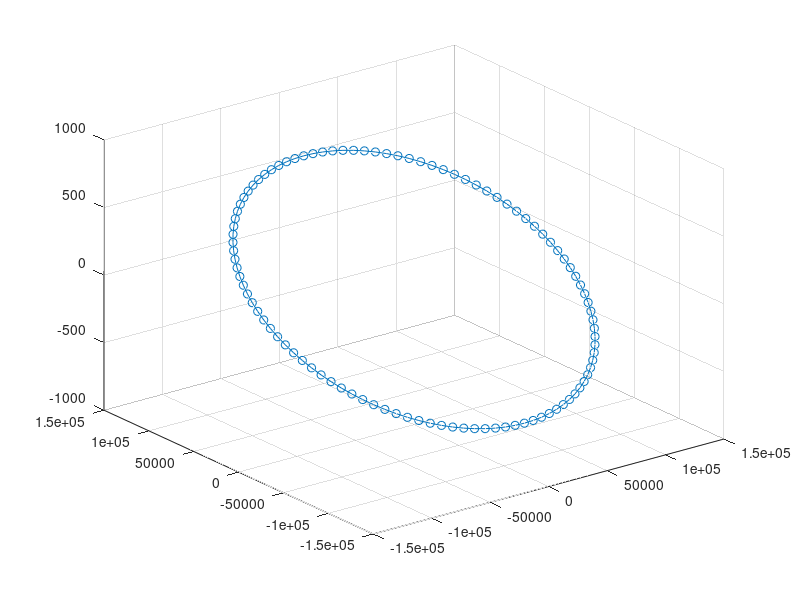

This chart was generated by the following MATLAB code:
clear all
Signal=[       122863.000000             0.000001             0.000000;
       122620.480772          7715.761558            38.572998;
       121893.880505         15401.062837            76.993766;
       120686.067670         23025.563812           115.110675;
       119001.810471         30559.164483           152.773295;
       116847.758017         37972.123707           189.832988;
       114232.414074         45235.176610           226.143497;
       111166.103495         52319.650116           261.561521;
       107660.931459         59197.576146           295.947282;
       103730.735681         65841.802028           329.165073;
        99391.031784         72226.097695           361.083800;
        94658.952050         78325.259226           391.577494;
        89553.177778         84115.208357           420.525811;
        84093.865540         89573.087530           447.814505;
        78302.567605         94677.350135           473.335879;
        72202.146854         99407.845568           496.989212;
        65816.686523        103745.898781           518.681156;
        59171.395129        107674.384013           538.326103;
        52292.506946        111177.792391           555.846522;
        45207.178445        114242.293163           571.173268;
        37943.381079        116855.788295           584.245855;
        30529.790863        119007.960233           595.012690;
        22995.675163        120690.312633           603.431282;
        15370.777154        121896.203907           609.468406;
         7685.198403        122620.873438           613.100236;
          -30.719968        122861.460375           614.312440;
        -7746.517063        122617.014931           613.100234;
       -15431.732464        121888.502126           609.468400;
       -23056.026484        120678.797982           603.431273;
       -30589.299940        118992.678170           595.012679;
       -38001.812983        116836.799151           584.245841;
       -45264.302496        114219.671903           571.173252;
       -52348.097631        111151.628319           555.846502;
       -59225.232987        107644.780420           538.326080;
       -65868.559014        103712.972536           518.681132;
       -72251.849195         99371.726657           496.989185;
       -78349.903581         94638.181148           473.335849;
       -84138.648278         89531.023099           447.814473;
       -89595.230485         84070.414543           420.525778;
       -94698.108711         78277.912866           391.577459;
       -99427.137817         72176.385703           361.083763;
      -103763.648544         65789.920658           329.165034;
      -107690.521220         59143.730214           295.947241;
      -111192.253339         52264.052195           261.561480;
      -114255.020767         45178.046190           226.143455;
      -116866.732313         37913.686328           189.832945;
      -119017.077463         30499.650843           152.773250;
      -120697.567086         22965.208859           115.110630;
      -121901.566948         15340.104841            76.993721;
      -122624.323898          7654.441168            38.572952;
      -122862.984638           -61.440703            -0.000046;
      -122616.606981         -7777.080018           -38.573044;
      -121886.163578        -15462.016982           -76.993812;
      -120674.538073        -23085.913006          -115.110721;
      -118986.513720        -30618.670481          -152.773340;
      -116828.754501        -38030.551590          -189.833032;
      -114209.778814        -45292.295717          -226.143540;
      -111139.925851        -52375.234952          -261.561563;
      -107631.314775        -59251.407273          -295.947322;
      -103697.796878        -65893.666933          -329.165112;
       -99354.900898        -72275.791625          -361.083837;
       -94619.771718        -78372.585999          -391.577530;
       -89511.102676        -84159.981136          -420.525845;
       -84049.061772        -89615.129562          -447.814536;
       -78255.212047        -94716.495446          -473.335908;
       -72152.426457        -99443.939620          -496.989239;
       -65764.797573       -103778.799082          -518.681181;
       -59117.542473       -107703.960679          -538.326125;
       -52236.903184       -111203.928660          -555.846541;
       -45150.043087       -114264.885854          -571.173285;
       -37884.939687       -116874.748216          -584.245869;
       -30470.274151       -119023.212534          -595.012702;
       -22935.318091       -120701.797102          -603.431291;
       -15309.818000       -121903.875205          -609.468412;
        -7623.877821       -122624.701280          -613.100239;
           92.159898       -122861.429651          -614.312440;
         7807.833787       -122613.125760          -613.100231;
        15492.683916       -121880.769863          -609.468394;
        23116.372039       -120667.253153          -603.431265;
        30648.801369       -118977.366350          -595.012667;
        38060.235382       -116817.780789          -584.245827;
        45321.415228       -114197.022080          -571.173235;
        52403.675226       -111125.436451          -555.846483;
        59279.056035       -107615.149908          -538.326058;
        65920.415033       -103680.020355          -518.681107;
        72301.533467        -99335.582895          -496.989158;
        78397.219963        -94598.988495          -473.335820;
        84183.409976        -89488.936278          -447.814442;
        89637.260787        -84025.599705          -420.525744;
        94737.241690        -78230.546930          -391.577424;
        99463.218984        -72126.655662          -361.083726;
       103796.535458        -65738.022836          -329.164995;
       107720.084050        -59089.869492          -295.947201;
       111218.375377        -52208.441205          -261.561438;
       114277.598888        -45120.904473          -226.143412;
       116885.677383        -37855.239468          -189.832901;
       119032.314691        -30440.129576          -152.773206;
       120709.036319        -22904.848164          -115.110585;
       121909.222907        -15279.143009           -76.993675;
       122628.136360         -7593.118863           -38.572906;
       122862.938550           122.881391             0.000092;
];
plot3(Signal(:,1),Signal(:,2),Signal(:,3),'-o');
grid on